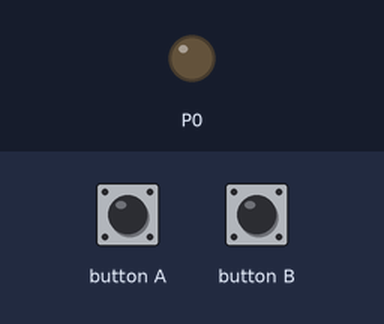
Bench run of a program on a simulated BBC micro:bit (MakeCode). Parts: output pins drawn as LEDs (lit = HIGH). Inputs (shaded band) come from the test bench.

Above: at 1.2 s.
1.3 s: button B pressed for 0.15 s
At 1.8 s:
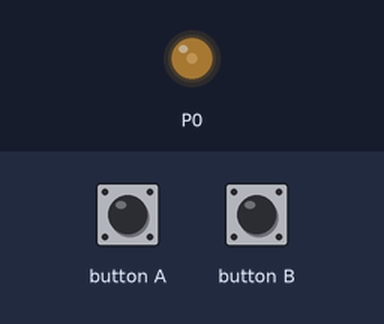
At 3.7 s:
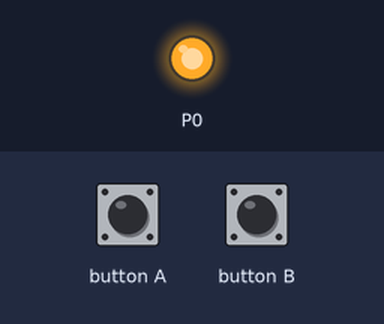
Timing chart, 0 to 5.2 s (numbered marks = the images above; inputs shaded):
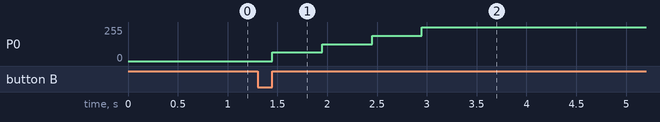

Measured:
- after the input at 1.3 s, P0: 0/255 → 64/255 after 0.15 s, → 127/255 0.50 s later, → 191/255 0.50 s later, → 255/255 0.50 s later

The program:

main.ts
```typescript
input.onButtonPressed(Button.A, function () {
    if (pins.analogReadPin(AnalogPin.P0) == 1023) {
        pins.analogWritePin(AnalogPin.P0, 767)
        basic.pause(500)
        pins.analogWritePin(AnalogPin.P0, 511)
        basic.pause(500)
        pins.analogWritePin(AnalogPin.P0, 256)
        basic.pause(500)
        pins.analogWritePin(AnalogPin.P0, 0)
        basic.pause(500)
    }
})
input.onButtonPressed(Button.B, function () {
    pins.analogWritePin(AnalogPin.P0, 256)
    basic.pause(500)
    pins.analogWritePin(AnalogPin.P0, 511)
    basic.pause(500)
    pins.analogWritePin(AnalogPin.P0, 767)
    basic.pause(500)
    pins.analogWritePin(AnalogPin.P0, 1023)
    basic.pause(500)
})
```

test.ts
```typescript
// aquí va el archivo "tests"; esto no se compilará cuando este paquete se utilice como una extensión.
```
